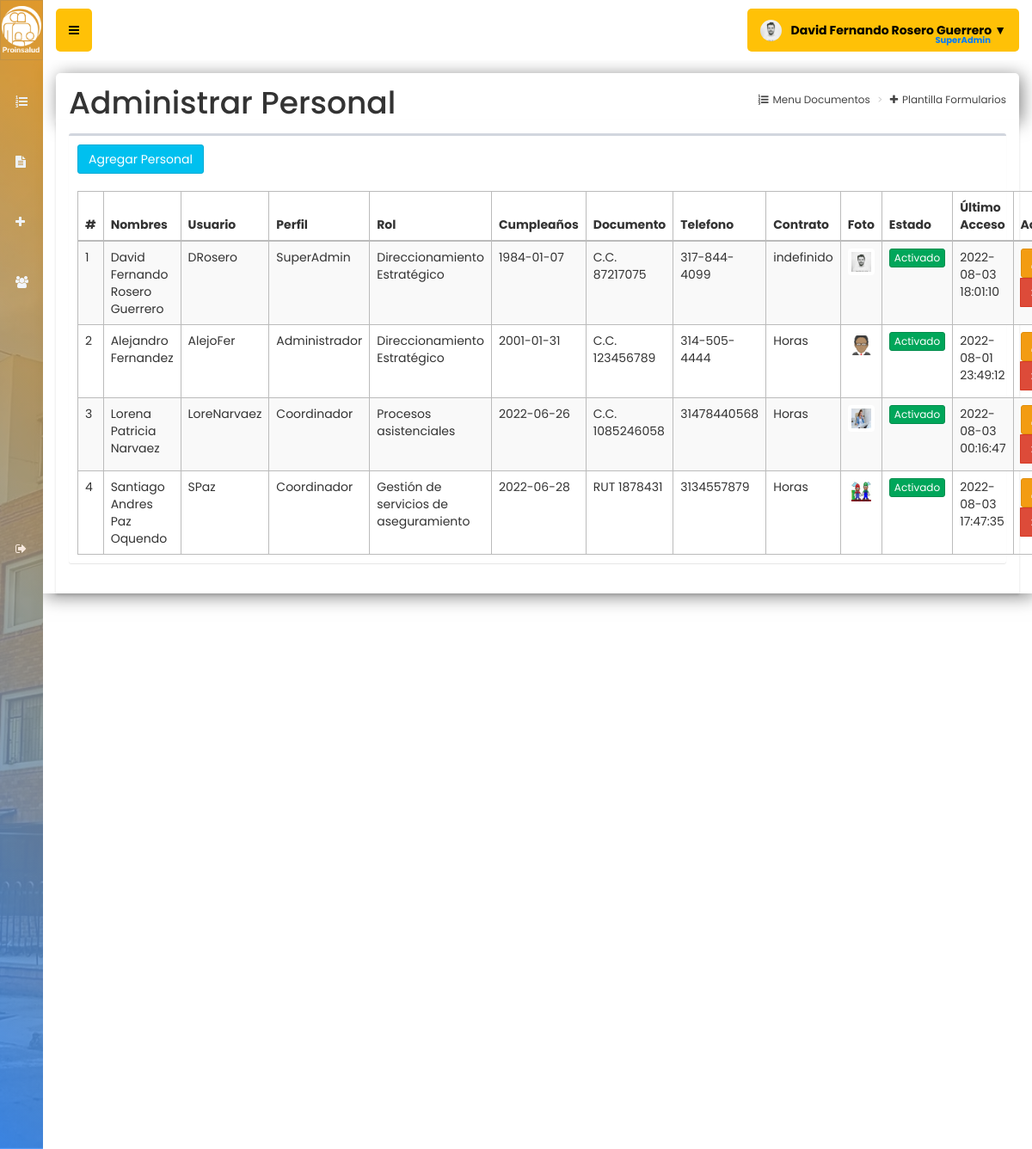
/usuarios (signed in), run on the app's committed database.
### tables this page shows
CREATE TABLE `usuarios` (
  `id` int(11) NOT NULL,
  `nombre` text NOT NULL,
  `usuario` text NOT NULL,
  `tipodoc` text NOT NULL,
  `numident` int(60) NOT NULL,
  `telefono` text NOT NULL,
  `fechanac` date NOT NULL,
  `contrato` text NOT NULL,
  `fecingreso` date NOT NULL,
  `password` text NOT NULL,
  `perfil` text NOT NULL,
  `roles` text NOT NULL,
  `foto` text NOT NULL,
  `estado` int(11) NOT NULL,
  `ultimo_login` datetime NOT NULL,
  `fecha` datetime NOT NULL DEFAULT current_timestamp() ON UPDATE current_timestamp()
);

CREATE TABLE `macros` (
  `id` int(11) NOT NULL,
  `nombre_macro` text NOT NULL
);

### controladores/plantilla.controlador.php (called while the page is built)
<?php
class ControladorPlantilla{
	static public function ctrPlantilla(){
		include "vistas/plantilla.php";
	}
}

### index.php (called while the page is built, shortened)
<?php
require_once "controladores/plantilla.controlador.php";
require_once "controladores/usuarios.controlador.php";
require_once "controladores/macros.controlador.php";
require_once "controladores/formularios.controlador.php";
require_once "modelos/usuarios.modelo.php";
require_once "modelos/macros.modelo.php";
$plantilla = new ControladorPlantilla();
$plantilla -> ctrPlantilla();

### controladores/usuarios.controlador.php (called while the page is built, shortened)
<?php
class ControladorUsuarios{
	static public function ctrMostrarUsuarios($item, $valor){
		$tabla = "usuarios";
		$respuesta = ModeloUsuarios::MdlMostrarUsuarios($tabla, $item, $valor);
		return $respuesta;
	}
}

### modelos/conexion.php (called while the page is built)
<?php
class Conexion{
	static public function conectar(){
		$link = new PDO("mysql:host=localhost;dbname=documentos",
			            "root",
			            "");
		$link->exec("set names utf8");
		return $link;
	}
}

### modelos/usuarios.modelo.php (called while the page is built, shortened)
<?php
require_once "conexion.php";
class ModeloUsuarios{
	static public function mdlMostrarUsuarios($tabla, $item, $valor){
		if($item != null){
			$stmt = Conexion::conectar()->prepare("SELECT * FROM $tabla WHERE $item = :$item");
			$stmt -> bindParam(":".$item, $valor, PDO::PARAM_STR);
			$stmt -> execute();
			return $stmt -> fetch();
		}else{
			$stmt = Conexion::conectar()->prepare("SELECT * FROM $tabla");
			$stmt -> execute();
			return $stmt -> fetchAll();
		}
	}
}

### controladores/macros.controlador.php (called while the page is built)
<?php
class ControladorMacros{
	static public function ctrMostrarMacros($item, $valor){
		$tabla = "macros";
		$respuesta = ModeloMacros::MdlMostrarMacros($tabla, $item, $valor);
		return $respuesta;
	}
}

### modelos/macros.modelo.php (called while the page is built, shortened)
<?php
require_once "conexion.php";
class ModeloMacros{
	static public function mdlMostrarMacros($tabla, $item, $valor){
		if($item != null){
			$stmt = Conexion::conectar()->prepare("SELECT * FROM $tabla WHERE $item = :$item");
			$stmt -> bindParam(":".$item, $valor, PDO::PARAM_STR);
			$stmt -> execute();
			return $stmt -> fetch();
		}else{
			$stmt = Conexion::conectar()->prepare("SELECT * FROM $tabla");
			$stmt -> execute();
			return $stmt -> fetchAll();
		}
	}
}

### vistas/modulos/usuarios.php (the view, shortened to what this page needs)
<div class="content-wrapper">
  <section class="content-header">
    <form role="form" method="post" enctype="multipart/form-data">
      <section class="content-header" style="border-top-left-radius: 5px; border-top-right-radius: 5px;">
        <h1 style="font-size:36px">Administrar Personal</h1>
        <ol class="breadcrumb">
          <li><a href="inicio"><i class="fa fa-list-ol"></i>Menu Documentos</a></li>
          <li><a href="formularios"><i class="fa fa-plus"></i>Plantilla Formularios</a></li>
        </ol>
      </section>
    </form>
    <div class="modal-content">
      <section class="content">
        <div class="box">
          <div class="box-body">
            <button class="btn btn-info" data-toggle="modal" data-target="#modalAgregarUsuario">
              Agregar Personal
            </button>
          </div>
          <div class="box-body">
            <table class="table table-bordered table-striped dt-responsive tablas" style="border-radius:5px; width: 100%">
              <thead>
                <tr>
                  <th style="width:10px">#</th>
                  <th>Nombres</th>
                  <th>Usuario</th>
                  <th>Perfil</th>
                  <th>Rol</th>
                  <th>Cumpleaños</th>
                  <th>Documento</th>
                  <th>Telefono</th>
                  <th>Contrato</th>
                  <th>Foto</th>
                  <th>Estado</th>
                  <th>Último Acceso</th>
                  <th>Acciones</th>
                </tr>
              </thead>
              <tbody>
                <?php
                $item = null;
                $valor = null;
                $usuarios = ControladorUsuarios::ctrMostrarUsuarios($item, $valor);
                foreach ($usuarios as $key => $value) {
                  echo ' <tr>
                  <td>' . ($key + 1) . '</td>
                  <td>' . $value["nombre"] . '</td>
                  <td>' . $value["usuario"] . '</td>
                  <td>' . $value["perfil"] . '</td>';
                  $itemRol = "id";
                  $valorRol = $value["roles"];
                  $respuestaRoles = ControladorMacros::ctrMostrarMacros($itemRol, $valorRol);
                  echo '  <td>' . $respuestaRoles["nombre_macro"] . '</td>
                  <td>' . $value["fechanac"] . '</td>
                  <td>' . $value["tipodoc"] . " " . $value["numident"] . '</td>
                  <td>' . $value["telefono"] . '</td>
                  <td>' . $value["contrato"] . '</td>
                  ';
                  if ($value["foto"] != "") {
                    echo '<td><img src="' . $value["foto"] . '" style="border:0px" class="img-thumbnail" width="50px"></td>';
                  } else {
                    echo '<td><img src="vistas/img/usuarios/default/default.png" class="img-thumbnail" width="40px"></td>';
                  }
                  if ($value["estado"] != 0) {
                    echo '<td><button class="btn btn-success btn-xs btnActivar" idUsuario="' . $value["id"] . '" estadoUsuario="0">Activado</button></td>';
                  } else {
                    echo '<td><button class="btn btn-danger btn-xs btnActivar" idUsuario="' . $value["id"] . '" estadoUsuario="1">Desactivado</button></td>';
                  }
                  echo '<td>' . $value["ultimo_login"] . '</td>
                  <td>
                    <div class="btn-group">
                      <button class="btn btn-warning btnEditarUsuario" idUsuario="' . $value["id"] . '" data-toggle="modal" data-target="#modalEditarUsuario"><i class="fa fa-pencil"></i></button>
                      <button class="btn btn-danger btnEliminarUsuario" idUsuario="' . $value["id"] . '" fotoUsuario="' . $value["foto"] . '" usuario="' . $value["usuario"] . '"><i class="fa fa-times"></i></button>
                    </div>
                  </td>
                </tr>';
                }
                ?>
              </tbody>
            </table>
          </div>
        </div>
      </section>
    </div>
</div>

### vistas/plantilla.php (shortened to what this page needs)
<!DOCTYPE html>
<html>
<head>
   <link rel="stylesheet" href="vistas/bower_components/bootstrap/dist/css/bootstrap.min.css">
  <link rel="stylesheet" href="https://stackpath.bootstrapcdn.com/bootstrap/3.4.1/css/bootstrap.min.css">
  <link rel="stylesheet" href="vistas/bower_components/font-awesome/css/font-awesome.min.css">
  <link rel="stylesheet" href="vistas/bower_components/Ionicons/css/ionicons.min.css">
  <link rel="stylesheet" href="vistas/dist/css/AdminLTE.css">
  <link rel="stylesheet" href="vistas/dist/css/skins/_all-skins.css">
  <link rel="stylesheet" href="vistas/bower_components/datatables.net-bs/css/dataTables.bootstrap.min.css">
  <link rel="stylesheet" href="vistas/bower_components/datatables.net-bs/css/responsive.bootstrap.min.css">
  <link rel="stylesheet" href="vistas/plugins/iCheck/all.css">
  <link rel="stylesheet" href="vistas/bower_components/bootstrap-datepicker/dist/css/bootstrap-datepicker3.css">
  <link rel="stylesheet" href="vistas/bower_components/bootstrap-daterangepicker/daterangepicker.css">
  <link rel="stylesheet" href="vistas/bower_components/morris.js/morris.css">
</head>
<body class="hold-transition skin-blue sidebar-collapse sidebar-mini login-page">
  <?php
  if(isset($_SESSION["iniciarSesion"]) && $_SESSION["iniciarSesion"] == "ok"){
   echo '<div class="wrapper">';
    include "modulos/cabezote.php";
    include "modulos/menu.php";
    if(isset($_GET["ruta"])){
      if($_GET["ruta"] == "inicio" ||
         $_GET["ruta"] == "documentos" ||
         $_GET["ruta"] == "formularios" ||
         $_GET["ruta"] == "usuarios" ||
         $_GET["ruta"] == "salir"){
        include "modulos/".$_GET["ruta"].".php";
      }else{
        include "modulos/404.php";
      }
    }else{
      include "modulos/inicio.php";
    }
    echo '</div>';
  }else{
    include "modulos/login.php";
  }
  ?>
</body>
</html>

### vistas/modulos/cabezote.php (shortened to what this page needs)
<header class="main-header">
<a href="inicio" class="logo">
	<span class="logo-mini">
		<img src="vistas/img/plantilla/logo_negativo.png" class="img-responsive" style="padding:1px; margin-top:5px">
	</span>
</a>
<nav class="navbar navbar-static-top" role="navigation">
 	<a href="#" class="sidebar-toggle" data-toggle="push-menu" role="button">
     	</a>
	<div class="navbar-custom-menu">
		<ul class="nav navbar-nav">
			<li class="dropdown user user-menu">
				<a href="#" class="dropdown-toggle" data-toggle="dropdown">
				<?php
				if($_SESSION["foto"] != ""){
					echo '<img src="'.$_SESSION["foto"].'" class="user-image">';
				}else{
					echo '<img src="vistas/img/usuarios/default/perfil.png" class="user-image">';
				}
				?>
					<span><b><?php  echo $_SESSION["nombre"]; ?> ▼<p style="color:#007bff; font-size: 10px; margin-top:-8px; margin-right:18px"><?php  echo $_SESSION["perfil"]; ?></p></b></span>
				</a>
			</li>
		</ul>
	</div>
</nav>
</header>

### vistas/modulos/menu.php (shortened to what this page needs)
<aside class="main-sidebar" style="background: linear-gradient(45deg, #2f89fc 0%, #f39c12 100%); opacity:0.85";>
	 <section class="sidebar">
		<ul class="sidebar-menu">
			<br>
			<li>
				<a href="inicio">
					<i class="fa fa-list-ol"></i>
				</a>
			</li>
			<li>
				<a href="documentos">
					<i class="fa fa-file-text"></i>
				</a>
			</li>
			<?php
			if($_SESSION["perfil"] == "SuperAdmin"){
			echo '<li>
				<a href="formularios">
					<i class="fa fa-plus"></i>
					<span style="font-size:18px;">Ingreso Documento</span>
				</a>
			</li>';
			}
			?>
			<?php
			if($_SESSION["perfil"] == "SuperAdmin"){
			echo '<li><a href="usuarios"><i class="fa fa-users"></i><span style="font-size:18px;">Usuarios</span></a></li>';
			}
			?>
			<br>
			<br>
			<br>
			<br>
			<br>
			<br>
			<br>
			<br>
			<br>
			<br>
			<br>
			<br>
			<li>
				<a href="salir">
					<i class="fa fa-sign-out"></i>
				</a>
			</li>
	 </section>
</aside>

### data on the page
usuarios: nombre "David Fernando Rosero Guerrero", usuario "DRosero", perfil "SuperAdmin", macros.nombre_macro "Direccionamiento Estratégico", fechanac "1984-01-07", tipodoc "C.C.", numident "87217075", telefono "317-844-4099", contrato "indefinido", foto (picture), ultimo_login "2022-08-03 18:01:10"
usuarios: nombre "Alejandro Fernandez", usuario "AlejoFer", perfil "Administrador", macros.nombre_macro "Direccionamiento Estratégico", fechanac "2001-01-31", tipodoc "C.C.", numident "123456789", telefono "314-505-4444", contrato "Horas", foto (picture), ultimo_login "2022-08-01 23:49:12"
usuarios: nombre "Lorena Patricia Narvaez", usuario "LoreNarvaez", perfil "Coordinador", macros.nombre_macro "Procesos asistenciales", fechanac "2022-06-26", tipodoc "C.C.", numident "1085246058", telefono "31478440568", contrato "Horas", foto (picture), ultimo_login "2022-08-03 00:16:47"
usuarios: nombre "Santiago Andres Paz Oquendo", usuario "SPaz", perfil "Coordinador", macros.nombre_macro "Gestión de servicios de aseguramiento", fechanac "2022-06-28", tipodoc "RUT", numident "1878431", telefono "3134557879", contrato "Horas", foto (picture), ultimo_login "2022-08-03 17:47:35"

### other printed values
$_SESSION["nombre"] "David Fernando Rosero Guerrero"
$_SESSION["perfil"] "SuperAdmin"
